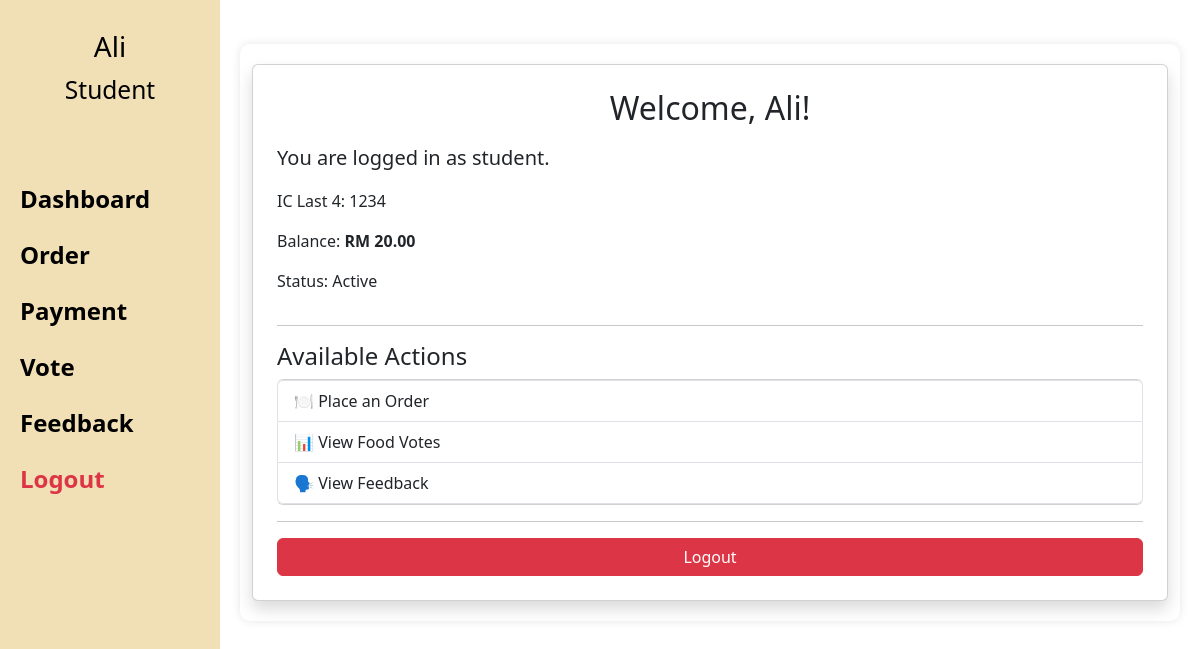
The app's page /student (signed in), older data.
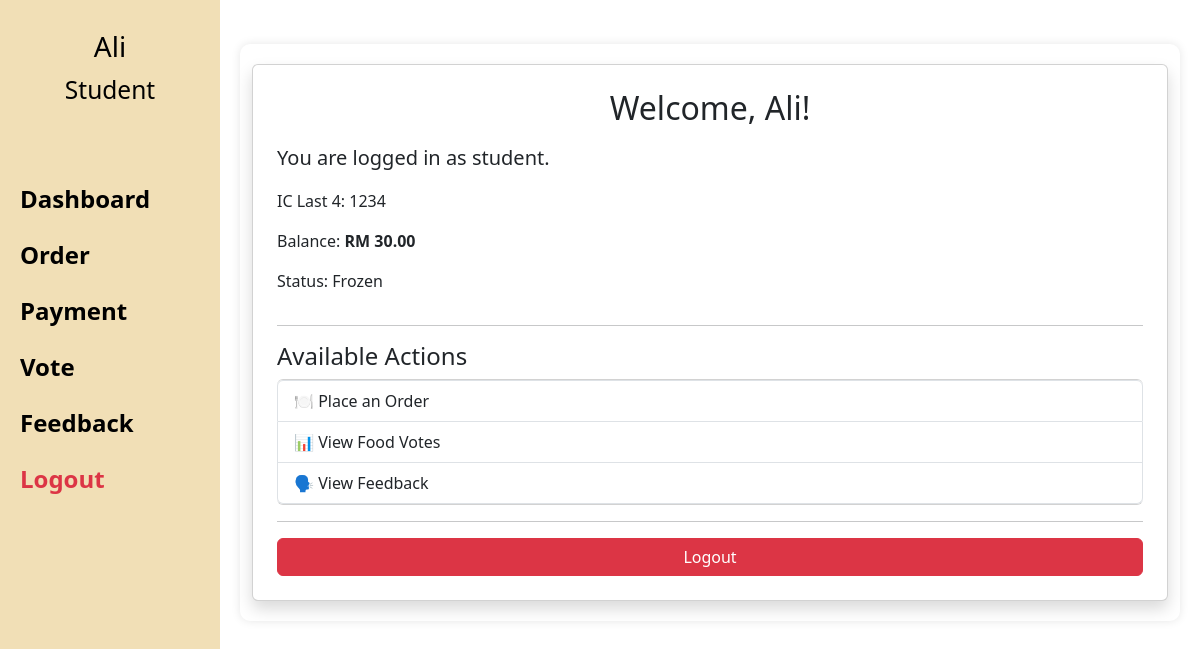
The same page, newer data.
### models.py (models this page shows)
class StudentInfo(db.Model, UserMixin):
    __tablename__ = 'student_info'
    id = db.Column(db.Integer, primary_key=True)
    name = db.Column(db.String(100))
    ic_last4 = db.Column(db.String(4), unique=True)
    pin = db.Column(db.String(4), nullable=False)  # PIN for login
    password = db.Column(db.String(10),)  # Password for admin login
    role = db.Column(db.String(10), default='student')  # 'admin' or 'student'
    balance = db.Column(db.Integer, default=0)
    frozen = db.Column(db.Boolean, default=False)

### app.py (the view)
@app.route('/student')
@login_required
def student_dashboard():
    if current_user.role == 'student':
        return render_template('dashboard.html', user=current_user)
    else:
        return redirect(url_for('home'))

### app.py (called while the page is built)
@app.before_request
def make_session_non_permanent():
    session.permanent = False

@login_manager.user_loader
def load_user(user_id):
    return StudentInfo.query.get(int(user_id))

@app.context_processor
def inject_user():
    return {'user': current_user}

### templates/dashboard.html (shortened to what this page needs)
{% extends "base.html" %}
{% block content %}
<div class="container mt-4">
  <div class="card shadow p-4">
    <h2 class="mb-3">Welcome, {{ user.name }}!</h2>
    <p class="lead">You are logged in as <strong>{{ user.role }}</strong>.</p>
    <p>IC Last 4: {{ user.ic_last4 }}</p>
    <p>Balance: <strong>RM {{ "%.2f"|format(user.balance) }}</strong></p>
    <p>Status: {{ 'Frozen' if user.frozen else 'Active' }}</p>
    <hr>
    <h4>Available Actions</h4>
    <div class="list-group">
      <a href="{{ url_for('order') }}" class="list-group-item list-group-item-action">🍽️ Place an Order</a>
      <a href="{{ url_for('vote') }}" class="list-group-item list-group-item-action">📊 View Food Votes</a>
      <a href="{{ url_for('feedback') }}" class="list-group-item list-group-item-action">🗣️ View Feedback</a>
    </div>
    <hr>
    <a href="{{ url_for('logout') }}" class="btn btn-danger">Logout</a>
  </div>
</div>
{% endblock %}

### templates/base.html (shortened to what this page needs)
<!DOCTYPE html>
<html lang="en" xml:lang="en">
<head>
  <link rel="stylesheet" href="/static/style.css" />
  <link rel="stylesheet" href="https://stackpath.bootstrapcdn.com/bootstrap/4.4.1/css/bootstrap.min.css"
 />
  <link rel="stylesheet" href="https://stackpath.bootstrapcdn.com/font-awesome/4.7.0/css/font-awesome.min.css"
 />
  <link rel="stylesheet" href="https://cdn.jsdelivr.net/npm/bootstrap@5.3.0/dist/css/bootstrap.min.css">
</head>
<body>
  {% if user.is_authenticated %}
    <div class="wrapper">
      <div class="sidenav" id="sidebar">
        <div class="user-info">
          {% if user.is_authenticated %}
            <h3>{{ user.name }}</h3>
            <h3><small>{{ user.role|capitalize }}</small></h3>
          {% endif %}
        </div>
        {% if user.is_authenticated %}
          {% if user.role == 'student' %}
              <br>
              <br>
              <a href="{{ url_for('student_dashboard') }}">Dashboard</a>
              <a href="{{ url_for('order') }}">Order</a>
              <a href="{{ url_for('payment') }}">Payment</a>
              <a href="{{ url_for('vote') }}">Vote</a>
              <a href="{{ url_for('feedback') }}">Feedback</a>
          {% endif %}
        <a href="{{ url_for('logout') }}" class="text-danger">Logout</a>
        {% endif %}
      </div>
    </div>
  {% endif %}
  <div class="main">
  {% block content %}{% endblock %}
</div>
</body>
</html>

Row changes from the older to the newer data that the page shows:
changed StudentInfo "Ali": balance "20.00" → "30.00"; frozen "Active" → "Frozen"
